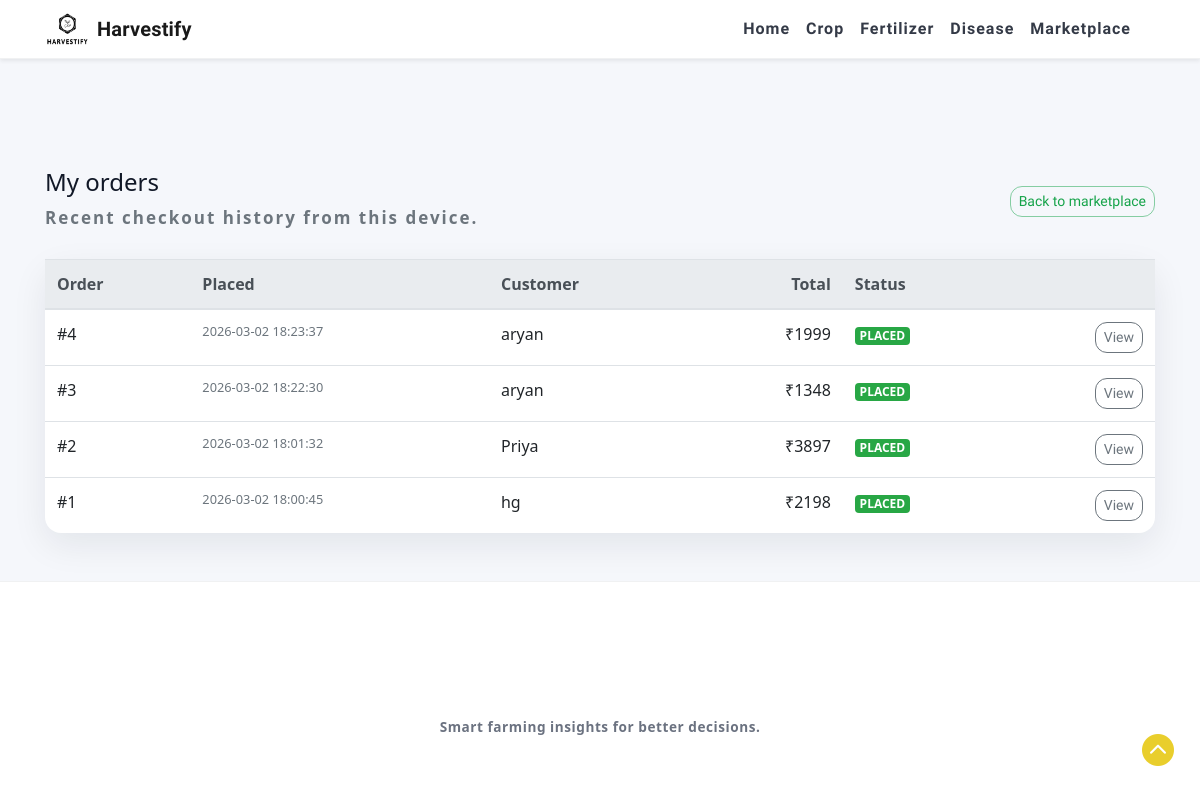
/marketplace/orders, run on the app's committed database.
### tables this page shows
CREATE TABLE orders (
            id INTEGER PRIMARY KEY AUTOINCREMENT,
            created_at TEXT NOT NULL DEFAULT CURRENT_TIMESTAMP,
            customer_name TEXT NOT NULL,
            phone TEXT NOT NULL,
            email TEXT,
            address_line1 TEXT NOT NULL,
            address_line2 TEXT,
            city TEXT NOT NULL,
            state TEXT NOT NULL,
            pincode TEXT NOT NULL,
            payment_method TEXT NOT NULL,
            subtotal REAL NOT NULL,
            shipping REAL NOT NULL,
            total REAL NOT NULL,
            status TEXT NOT NULL DEFAULT 'PLACED',
            notes TEXT
        );

### app.py (the view)
@app.route('/marketplace/orders')
def marketplace_orders():
    conn = get_db_connection()
    orders = conn.execute(
        "SELECT id, created_at, customer_name, total, status FROM orders ORDER BY id DESC LIMIT 25"
    ).fetchall()
    conn.close()
    return render_template('orders.html', title='Harvestify - My orders', orders=orders)

### app.py (called while the page is built)
def get_db_connection():
    conn = sqlite3.connect(DB_PATH)
    conn.row_factory = sqlite3.Row
    return conn

def get_locale():
    lang = request.args.get("lang")
    if lang in LANGUAGES:
        return lang
    cookie_lang = request.cookies.get("lang")
    if cookie_lang in LANGUAGES:
        return cookie_lang
    return request.accept_languages.best_match(list(LANGUAGES.keys())) or "en"

@app.context_processor
def inject_lang():
    return {"LANGUAGES": LANGUAGES, "CURRENT_LANG": get_locale()}

### templates/orders.html
{% extends 'layout.html' %} {% block body %}
<section class="py-5">
  <div class="container">
    <div class="d-flex justify-content-between align-items-center mb-4">
      <div>
        <h2 class="h4 mb-1">{{ _('My orders') }}</h2>
        <p class="text-muted mb-0">{{ _('Recent checkout history from this device.') }}</p>
      </div>
      <a class="btn btn-outline-success btn-sm" href="{{ url_for('marketplace') }}">{{ _('Back to marketplace') }}</a>
    </div>
    <div class="card border-0 shadow-sm">
      <div class="card-body p-0">
        {% if not orders %}
          <div class="p-4 text-muted">{{ _('No orders yet. Go to marketplace and checkout.') }}</div>
        {% else %}
          <div class="table-responsive">
            <table class="table mb-0">
              <thead class="thead-light">
                <tr>
                  <th>Order</th>
                  <th>Placed</th>
                  <th>Customer</th>
                  <th class="text-right">Total</th>
                  <th>Status</th>
                  <th></th>
                </tr>
              </thead>
              <tbody>
                {% for o in orders %}
                <tr>
                  <td>#{{ o.id }}</td>
                  <td class="text-muted small">{{ o.created_at }}</td>
                  <td>{{ o.customer_name }}</td>
                  <td class="text-right">₹{{ "%.0f"|format(o.total) }}</td>
                  <td><span class="badge badge-success">{{ o.status }}</span></td>
                  <td class="text-right">
                    <a class="btn btn-sm btn-outline-secondary" href="{{ url_for('marketplace_order', order_id=o.id) }}">
                      View
                    </a>
                  </td>
                </tr>
                {% endfor %}
              </tbody>
            </table>
          </div>
        {% endif %}
      </div>
    </div>
  </div>
</section>
{% endblock %}

### static/css/style.css (style rules this page uses)
html, body { margin: 0; font-size: 100%; background: #f5f7fb; font-family: system-ui, -apple-system, BlinkMacSystemFont, "Segoe UI", sans-serif; color: #111827; }
html { scroll-behavior: smooth; }
body a { text-decoration: none; transition: 0.5s all; -webkit-transition: 0.5s all; -moz-transition: 0.5s all; -o-transition: 0.5s all; -ms-transition: 0.5s all; font-family: 'Thasadith', sans-serif; }
.card { border-radius: 16px; }
.card.shadow-sm, .card.shadow { box-shadow: 0 12px 35px rgba(15, 23, 42, 0.08) !important; }
.btn { border-radius: 12px; }
.btn-outline-success { color: #16a34a !important; border-color: rgba(22, 163, 74, 0.5) !important; }
h1, h2, h3, h4, h5, h6 { margin: 0; color: #323648; }
p { margin: 0; font-size: 17px; line-height: 2em; letter-spacing: 2px; color: #707579; font-weight: 600; }

### templates/layout.html (style rules this page uses)
html { font-size: 1rem; }
@media (min-width: 576px) { html { font-size: 1.25rem; } }
@media (min-width: 768px) { html { font-size: 1.5rem; } }
@media (min-width: 992px) { html { font-size: 1.75rem; } }
@media (min-width: 1200px) { html { font-size: 2rem; } }
@media (min-width: 1200px) { html { font-size: 1rem; } }
@media (min-width: 1200px) { h2 { font-size: 1.1rem; } }

### data on the page
orders: id "4", created_at "2026-03-02 18:23:37", customer_name "aryan", total "1999", status "PLACED"
orders: id "3", created_at "2026-03-02 18:22:30", customer_name "aryan", total "1348", status "PLACED"
orders: id "2", created_at "2026-03-02 18:01:32", customer_name "Priya", total "3897", status "PLACED"
orders: id "1", created_at "2026-03-02 18:00:45", customer_name "hg", total "2198", status "PLACED"
